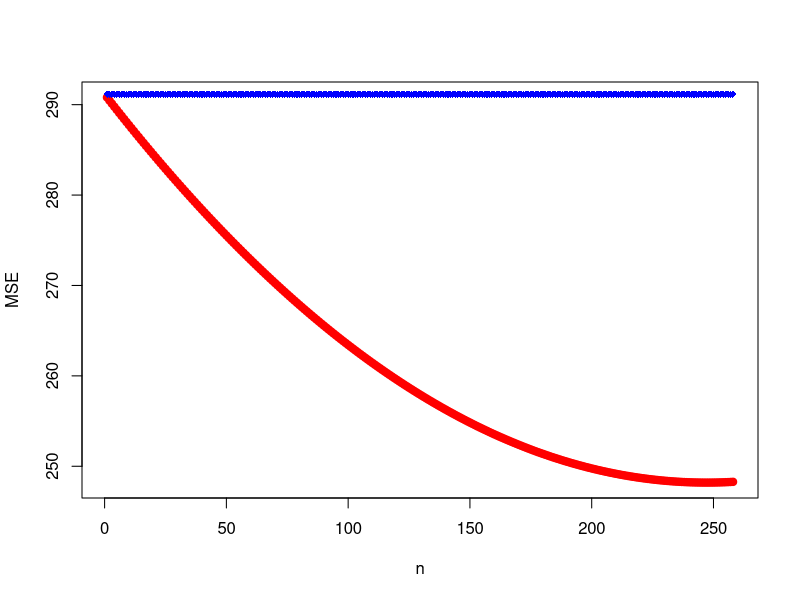
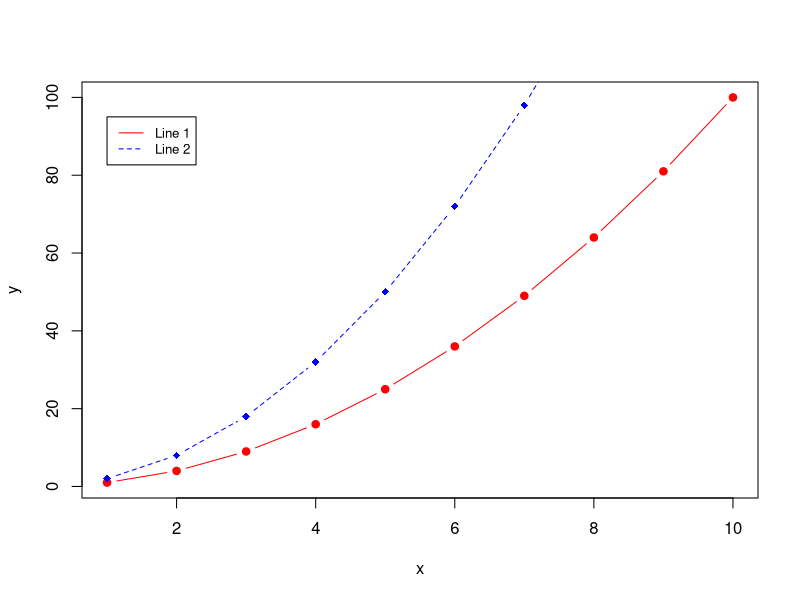

Source code (R) for these figures, in order:
## ---- chunk 1
knitr::opts_chunk$set(echo = TRUE)
## ---- chunk 2
sigma_0 = 2
N = 258
theta = rep(0,N)
obs = rep(0,N)
for(i in c(1:N)){
  m = rnorm(1, 0, sigma_0)
  obs[i] = rnorm(1, m, 1)
  theta[i] = m
}

loss = rep(0,N)
mle_loss = rep(0,N)
fc <- function(X,b){
  result = (1- b/sum(X^2)) * X
  return(result)
}

for(c in c(1:N)){
  result = fc(obs, c)
  error = sum((result - theta)^2)
  mle_loss[c] = sum((theta - obs)^2)
  loss[c] = error
}

plot(c(1:N), loss, type="b", pch=19, col="red", xlab="n", ylab="MSE")
# Add a line
lines(c(1:N), mle_loss, pch=18, col="blue", type="b", lty=2)
legend(1, 95, legend=c("MLE", "James-Stein Estimator"),
       col=c("red", "blue"), lty=1:2, cex=0.8)
## ---- chunk 3
x<-1:10; y1=x*x; y2=2*y1
plot(x, y1, type="b", pch=19, col="red", xlab="x", ylab="y")
# Add a line
lines(x, y2, pch=18, col="blue", type="b", lty=2)
# Add a legend
legend(1, 95, legend=c("Line 1", "Line 2"),
       col=c("red", "blue"), lty=1:2, cex=0.8)
